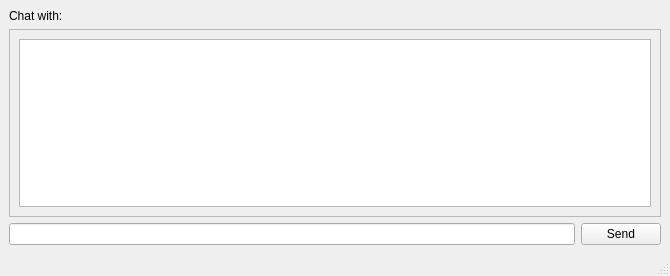
<?xml version="1.0" encoding="UTF-8"?>
<ui version="4.0">
 <class>chatWindow</class>
 <widget class="QMainWindow" name="chatWindow">
  <property name="geometry">
   <rect>
    <x>0</x>
    <y>0</y>
    <width>670</width>
    <height>276</height>
   </rect>
  </property>
  <property name="windowTitle">
   <string>MainWindow</string>
  </property>
  <widget class="QWidget" name="centralwidget">
   <layout class="QVBoxLayout" name="verticalLayout_2">
    <item>
     <widget class="QLabel" name="friendnameLabel">
      <property name="text">
       <string>Chat with: </string>
      </property>
     </widget>
    </item>
    <item>
     <layout class="QVBoxLayout" name="verticalLayout">
      <item>
       <widget class="QScrollArea" name="scrollArea">
        <property name="widgetResizable">
         <bool>true</bool>
        </property>
        <widget class="QWidget" name="scrollAreaWidgetContents">
         <property name="geometry">
          <rect>
           <x>0</x>
           <y>0</y>
           <width>652</width>
           <height>151</height>
          </rect>
         </property>
         <layout class="QVBoxLayout" name="verticalLayout_3">
          <item>
           <widget class="QTextEdit" name="historyarea">
            <property name="readOnly">
             <bool>true</bool>
            </property>
           </widget>
          </item>
         </layout>
        </widget>
       </widget>
      </item>
     </layout>
    </item>
    <item>
     <layout class="QHBoxLayout" name="horizontalLayout">
      <item>
       <widget class="QLineEdit" name="messageInput"/>
      </item>
      <item>
       <widget class="QPushButton" name="sendButton">
        <property name="text">
         <string>Send</string>
        </property>
       </widget>
      </item>
     </layout>
    </item>
   </layout>
  </widget>
  <widget class="QMenuBar" name="menubar">
   <property name="geometry">
    <rect>
     <x>0</x>
     <y>0</y>
     <width>670</width>
     <height>27</height>
    </rect>
   </property>
  </widget>
  <widget class="QStatusBar" name="statusbar"/>
 </widget>
 <resources/>
 <connections/>
</ui>
